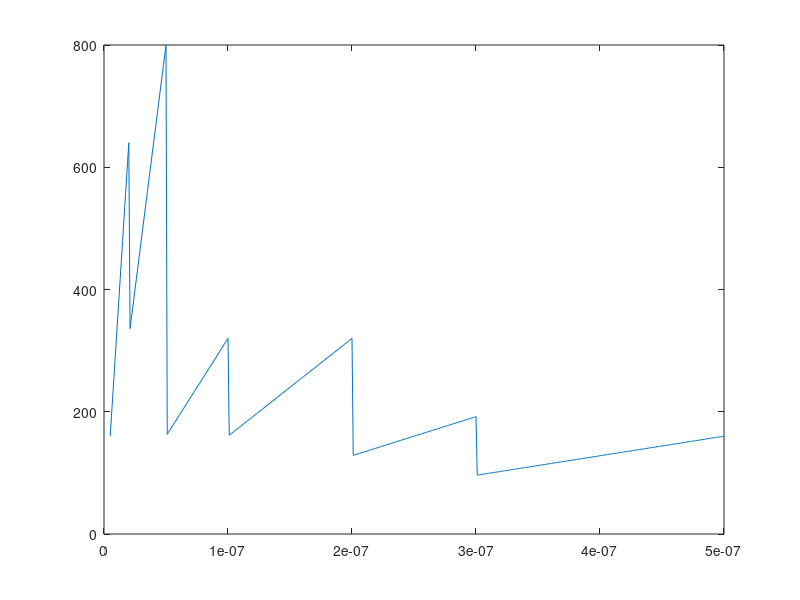

Write MATLAB code to recreate this figure.
clear
L2=[5]*1e-3;

current_list=[10,  5,  2,  1,  0.2,  0.1 ]*1e-9;

dose=500e-6*10000;%C/m2

i=1;
for width=500e-9:-1e-9:5e-9
    if width>300e-9
        current=current_list(1);
        
    elseif width>200e-9
    current=current_list(2);
    
    elseif width>100e-9
    current=current_list(3);
    
    elseif width>50e-9
    current=current_list(4);
    
        elseif width>20e-9
    current=current_list(5);
    
    elseif width>10e-9
    current=current_list(6);
    end
    
    WT(i)=dose.*(L2*width)*128/current;
i=i+1
end
width=500e-9:-1e-9:5e-9;
plot(width,WT)    

a=[width'*1e9,WT'];
